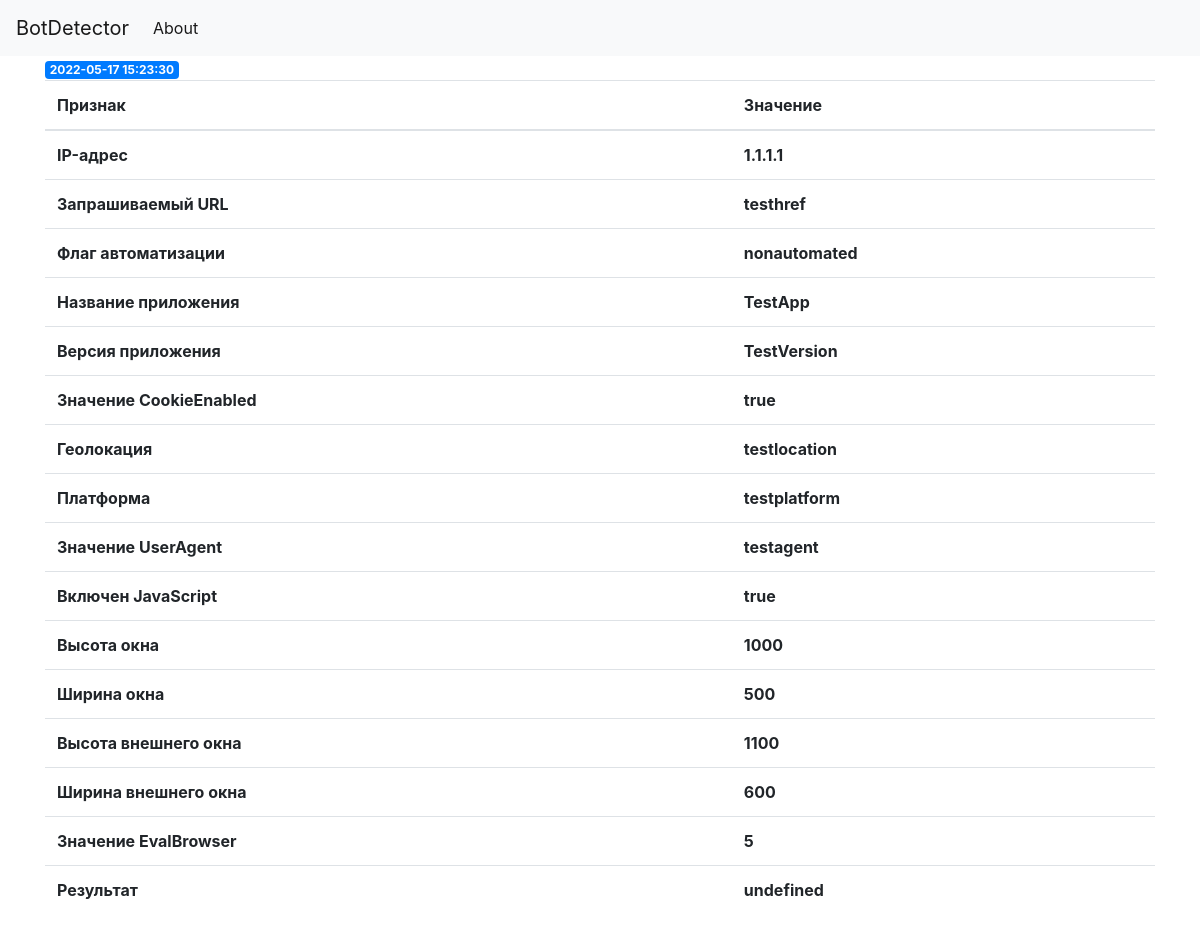
/1, run on an earlier commit of the app's database.
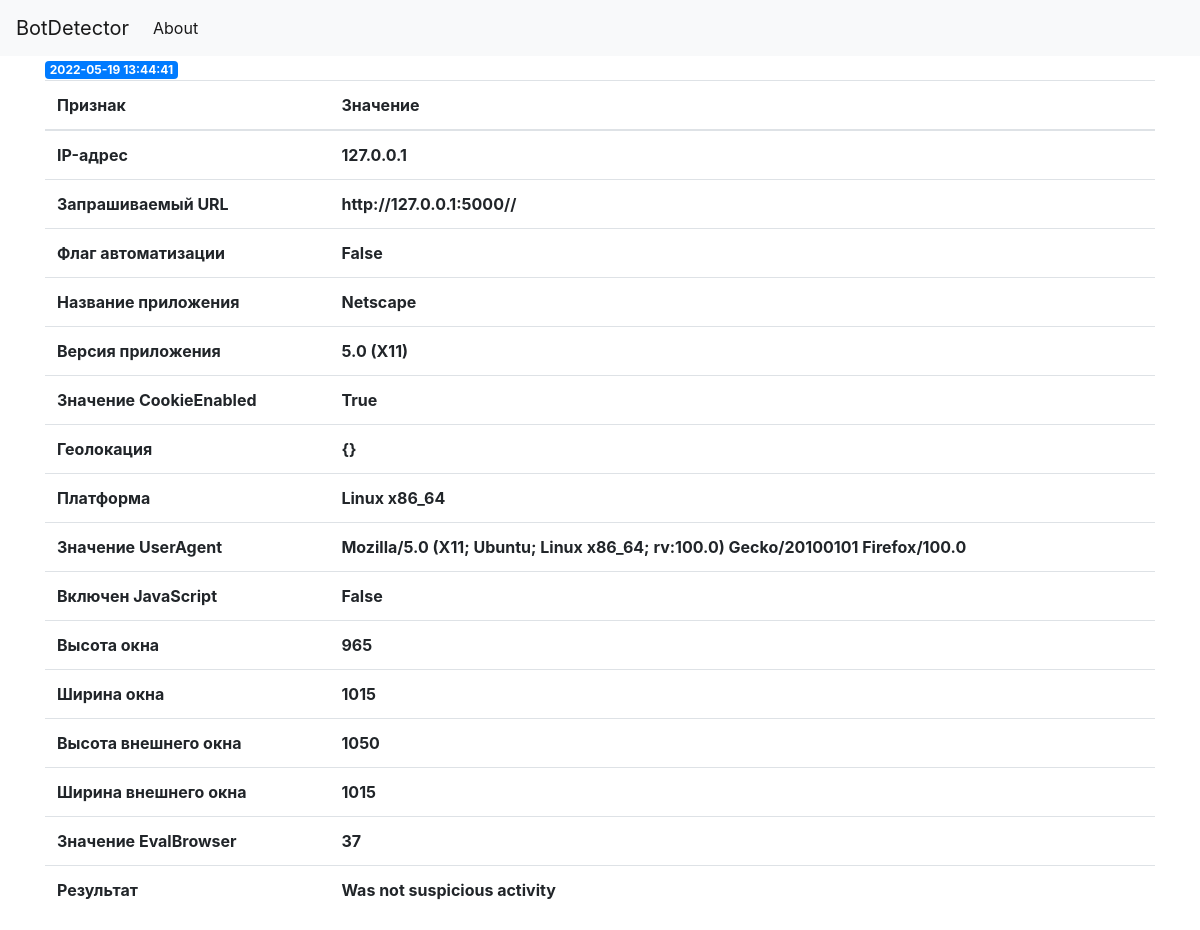
And on a later commit of the database.
### tables this page shows
CREATE TABLE data (
    id INTEGER PRIMARY KEY AUTOINCREMENT,
    created TIMESTAMP NOT NULL DEFAULT CURRENT_TIMESTAMP,
    ip TEXT NOT NULL,
    url TEXT NOT NULL,
    isAutomated TEXT NOT NULL,
    appName TEXT NOT NULL,
    appVersion TEXT NOT NULL,
    cookieEnabled TEXT NOT NULL,
    geolocation TEXT NOT NULL,
    platform TEXT NOT NULL,
    userAgent TEXT NOT NULL,
    javaEnabled TEXT NOT NULL,
    Height INTEGER NOT NULL,
    Width INTEGER NOT NULL,
    OutHeight INTEGER NOT NULL,
    OutWidth INTEGER NOT NULL,
    Opener TEXT NOT NULL,
    evalBrowser INTEGER NOT NULL,
    result TEXT NOT NULL DEFAULT 'undefined'
);

### app.py (the view)
@app.route('/<int:post_id>')
def post(post_id):
    post = module.get_data(post_id)
    return render_template('post.html', post=post)

### import_module.py (called while the page is built)
def get_db_connection():
    conn = sqlite3.connect('database.db')
    conn.row_factory = sqlite3.Row
    return conn

def get_data(post_id):
    conn = get_db_connection()
    post = conn.execute('SELECT * FROM data WHERE id = ?',
                        (post_id,)).fetchone()
    conn.close()
    if post is None:
        abort(404)
    return post

### templates/post.html
{% extends 'base.html' %}
{% block content %}
<span class="badge badge-primary">{{ post['created'] }}</span>
<table class="table">
  <thead>
    <tr>
      <th scope="col">Признак</th>
      <th scope="col">Значение</th>
    </tr>
  </thead>
  <tbody>
    <tr>
      <th scope="row">IP-адрес</th>
      <th scope="row">{{ post['ip'] }}</th>
    </tr>
    <tr>
      <th scope="row">Запрашиваемый URL</th>
      <th scope="row">{{ post['url'] }}</th>
    </tr>
    <tr>
      <th scope="row">Флаг автоматизации</th>
      <th scope="row">{{ post[4] }}</th>
    </tr>
    <tr>
      <th scope="row">Название приложения</th>
      <th scope="row">{{ post['AppName'] }}</th>
    </tr>
    <tr>
      <th scope="row">Версия приложения</th>
      <th scope="row">{{ post['AppVersion'] }}</th>
    </tr>
    <tr>
      <th scope="row">Значение CookieEnabled</th>
      <th scope="row">{{ post['CookieEnabled'] }}</th>
    </tr>
    <tr>
      <th scope="row">Геолокация</th>
      <th scope="row">{{ post['Geolocation'] }}</th>
    </tr>
    <tr>
      <th scope="row">Платформа</th>
      <th scope="row">{{ post['Platform'] }}</th>
    </tr>
    <tr>
      <th scope="row">Значение UserAgent</th>
      <th scope="row">{{ post['UserAgent'] }}</th>
    </tr>
    <tr>
      <th scope="row">Включен JavaScript</th>
      <th scope="row">{{ post['JavaEnabled'] }}</th>
    </tr>
    <tr>
      <th scope="row">Высота окна</th>
      <th scope="row">{{ post[12] }}</th>
    </tr>
    <tr>
      <th scope="row">Ширина окна</th>
      <th scope="row">{{ post[13] }}</th>
    </tr>
    <tr>
      <th scope="row">Высота внешнего окна</th>
      <th scope="row">{{ post[14] }}</th>
    </tr>
    <tr>
      <th scope="row">Ширина внешнего окна</th>
      <th scope="row">{{ post[15] }}</th>
    </tr>
    <tr>
      <th scope="row">Значение EvalBrowser</th>
      <th scope="row">{{ post['EvalBrowser'] }}</th>
    </tr>
    <tr>
      <th scope="row">Результат</th>
      <th scope="row">{{ post['result'] }}</th>
    </tr>
  </tbody>
</table>
{% endblock %}

What changed in the data, as far as the page shows it:
changed data: created "2022-05-17 15:23:30" → "2022-05-19 13:44:41"; ip "1.1.1.1" → "127.0.0.1"; url "testhref" → "http://127.0.0.1:5000//"; isAutomated "nonautomated" → "False"; AppName "TestApp" → "Netscape"; AppVersion "TestVersion" → "5.0 (X11)"; CookieEnabled "true" → "True"; Geolocation "testlocation" → "{}"; Platform "testplatform" → "Linux x86_64"; UserAgent "testagent" → "Mozilla/5.0 (X11; Ubuntu; Linux x86_64; rv:100.0) Gecko/20100101 Firefox/100.0"; JavaEnabled "true" → "False"; Height "1000" → "965"; Width "500" → "1015"; OutHeight "1100" → "1050"; OutWidth "600" → "1015"; EvalBrowser "5" → "37"; result "undefined" → "Was not suspicious activity"
